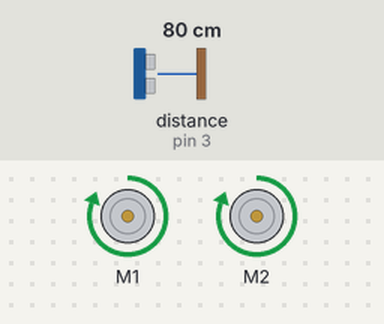
Recording of a sketch running on a simulated Arduino Uno, built with avr-gcc and run on an emulated ATmega328P. Parts: 2 × DC motor (green arrow = forward, orange = backward, longer = faster). The test bench sets the inputs (shaded band); at power-on: distance to the obstacle (sensor on pin 3) 80 cm.

Above: at 1.2 s.
1.3 s: distance to the obstacle (sensor on pin 3) set to 11 cm
2.8 s: distance to the obstacle (sensor on pin 3) set to 8 cm
At 3.6 s:
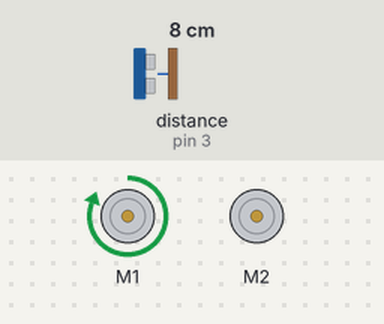
4.3 s: distance to the obstacle (sensor on pin 3) set to 18 cm
At 5.3 s:
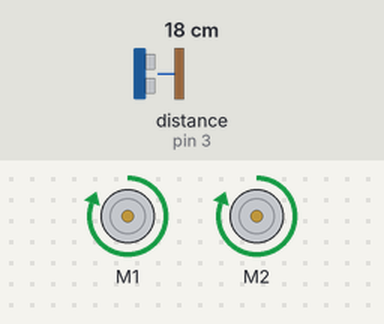
6.3 s: distance to the obstacle (sensor on pin 3) set to 2 cm
At 7.5 s:
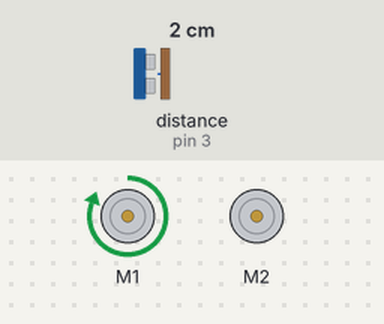
7.8 s: distance to the obstacle (sensor on pin 3) set to 35 cm
At 9.2 s:
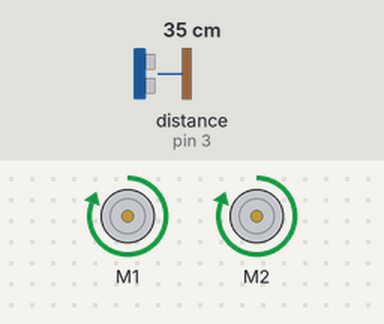
Timing chart, 0 to 10.8 s (numbered marks = the images above; inputs shaded):
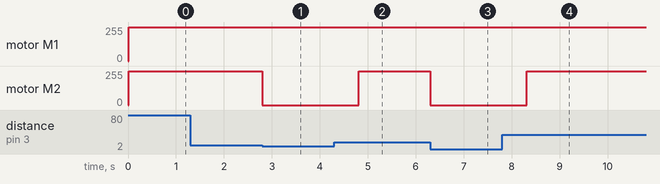

Measured:
- the behaviour switches between 10 and 9 cm on distance to the obstacle (sensor on pin 3) (found by bisection; images 0 and 1)
- after the input at 1.3 s, every drawn part: stays the same
- after the input at 2.8 s, motor M2: forward 255/255 → stopped at once
- after the input at 4.3 s, motor M2: stopped → forward 255/255 after 0.51 s
- after the input at 6.3 s, motor M2: forward 255/255 → stopped at once
- after the input at 7.8 s, motor M2: stopped → forward 255/255 after 0.51 s

The sketch:

newton.ino
```cpp
// (licence header left out)
#include <Makeblock.h>
#include <Arduino.h>
#include <SoftwareSerial.h>
#include <Wire.h>

MeDCMotor motor3(M1);
MeDCMotor motor4(M2);

uint8_t motorSpeed = 255;

MeUltrasonicSensor ultraSensor(PORT_3);

void setup()
{

}
void loop()
{
   while (ultraSensor.distanceCm() > 10) {
        motor3.run(motorSpeed);
	motor4.run(motorSpeed);
   }

   //tried turing left but changes to right if stuck
   int x = 0;
   int i =0;
   if (ultraSensor.distanceCm() < 10) {

     while (x <= 5 && ultraSensor.distanceCm() < 10) {
       motor3.stop();
       motor4.stop();
       motor3.run(motorSpeed);

       delay(2000);
       motor3.stop();
       x++;

     }
     while (x > 5 && i <= 5 && ultraSensor.distanceCm() < 10) {
         motor4.run(motorSpeed);
         delay(2000);
         motor4.stop();
         i++;
       }
     if (x >5 && i>5 && ultraSensor.distanceCm() < 10) {
         motor3.run(-motorSpeed);
	 motor4.run(-motorSpeed);
          delay(2000);
     }

   }


/*
	delay(2000);

        motor3.stop();
	motor4.stop();
	delay(100);


        motor3.run(-motorSpeed);
        motor4.run(-motorSpeed);
	delay(2000);

        motor3.stop();
	motor4.stop();
	delay(2000);

  */

}
```
